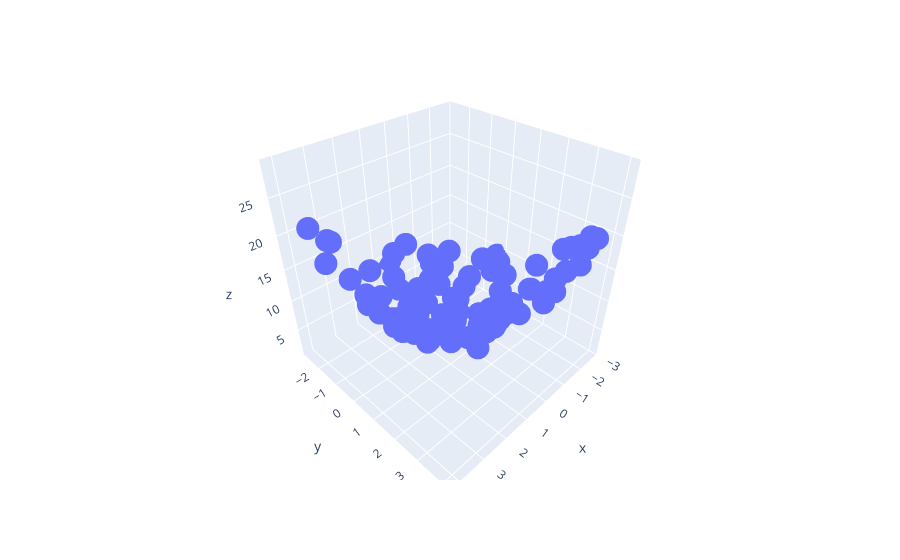

Here is the notebook cell this chart was saved with:
### Code cell
import plotly.express as px
df = px.data.iris()
fig = px.scatter_3d(df, x=x.ravel(), y=y.ravel(), z=z.ravel())
fig.show()
